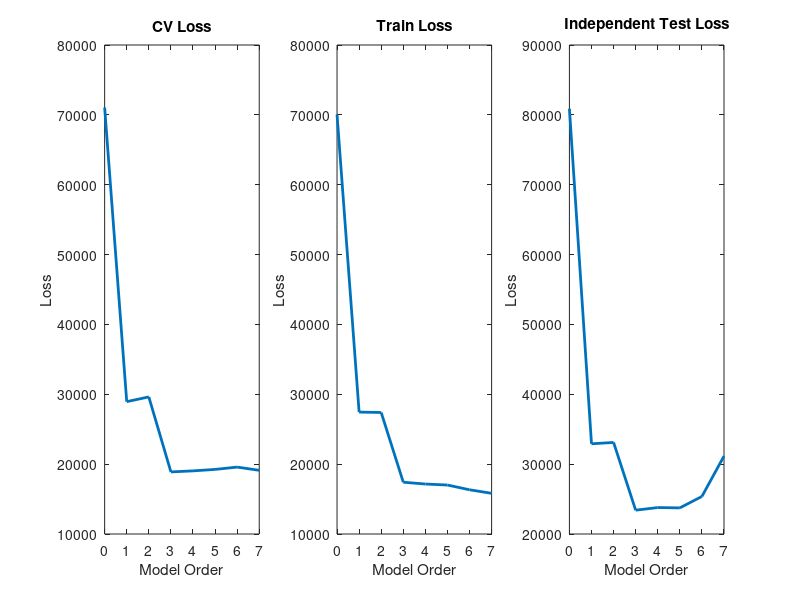

MATLAB code for this plot:
%% cv_demo.m
% From A First Course in Machine Learning, Chapter 1.
% Simon Rogers, 31/10/11 [simon.rogers@glasgow.ac.uk]
% Demonstration of cross-validation for model selection
clear all;close all;
%% Generate some data
% Generate x between -5 and 5
N = 100;
x = 10*rand(N,1) - 5;
t = 5*x.^3  - x.^2 + x + 150*randn(size(x));
testx = [-5:0.01:5]'; % Large, independent test set
testt = 5*testx.^3 - testx.^2 + testx + 150*randn(size(testx));

%% Run a cross-validation over model orders
maxorder = 7;
X = [];
testX = [];
K = 10 %K-fold CV
sizes = repmat(floor(N/K),1,K);
sizes(end) = sizes(end) + N - sum(sizes);
csizes = [0 cumsum(sizes)];

% Note that it is often sensible to permute the data objects before
% performing CV.  It is not necessary here as x was created randomly.  If
% it were necessary, the following code would work:
% order = randperm(N);
% x = x(order); Or: X = X(order,:) if it is multi-dimensional.
% t = t(order);

for k = 0:maxorder
    X = [X x.^k];
    testX = [testX testx.^k];
    for fold = 1:K
        % Partition the data
        % foldX contains the data for just one fold
        % trainX contains all other data
        
        foldX = X(csizes(fold)+1:csizes(fold+1),:);
        trainX = X;
        trainX(csizes(fold)+1:csizes(fold+1),:) = [];
        foldt = t(csizes(fold)+1:csizes(fold+1));
        traint = t;
        traint(csizes(fold)+1:csizes(fold+1)) = [];
        
        w = inv(trainX'*trainX)*trainX'*traint;
        fold_pred = foldX*w;
        cv_loss(fold,k+1) = mean((fold_pred-foldt).^2);
        ind_pred = testX*w;
        ind_loss(fold,k+1) = mean((ind_pred - testt).^2);
        train_pred = trainX*w;
        train_loss(fold,k+1) = mean((train_pred - traint).^2);
    end
end

%% Plot the results
figure(1);
subplot(131)
plot(0:maxorder,mean(cv_loss,1),'linewidth',2)
xlabel('Model Order');
ylabel('Loss');
title('CV Loss');
subplot(132)
plot(0:maxorder,mean(train_loss,1),'linewidth',2)
xlabel('Model Order');
ylabel('Loss');
title('Train Loss');
subplot(133)
plot(0:maxorder,mean(ind_loss,1),'linewidth',2)
xlabel('Model Order');
ylabel('Loss');
title('Independent Test Loss')